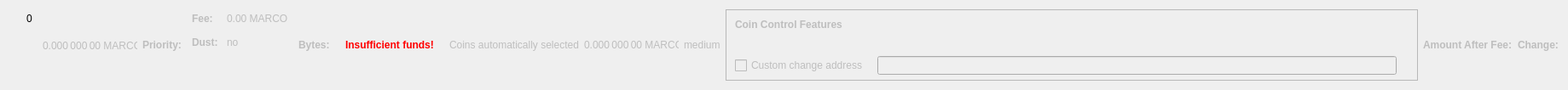
    <widget class="QWidget" name="dummyHideWidget" native="true">
     <property name="maximumSize">
      <size>
       <width>100</width>
       <height>22</height>
      </size>
     </property>
     <layout class="QHBoxLayout" name="dummyHideLayout">
      <item>
       <layout class="QFormLayout" name="formLayoutCoinControl1">
        <property name="horizontalSpacing">
         <number>10</number>
        </property>
        <property name="verticalSpacing">
         <number>14</number>
        </property>
        <property name="leftMargin">
         <number>10</number>
        </property>
        <property name="topMargin">
         <number>4</number>
        </property>
        <property name="rightMargin">
         <number>6</number>
        </property>
        <item row="0" column="1">
         <widget class="QLabel" name="labelCoinControlBytes">
          <property name="cursor">
           <cursorShape>IBeamCursor</cursorShape>
          </property>
          <property name="contextMenuPolicy">
           <enum>Qt::ActionsContextMenu</enum>
          </property>
          <property name="text">
           <string notr="true">0</string>
          </property>
          <property name="textInteractionFlags">
           <set>Qt::LinksAccessibleByMouse|Qt::TextSelectableByKeyboard|Qt::TextSelectableByMouse</set>
          </property>
         </widget>
        </item>
       </layout>
      </item>
      <item>
       <widget class="QLabel" name="labelCoinControlAfterFee">
        <property name="enabled">
         <bool>false</bool>
        </property>
        <property name="sizePolicy">
         <sizepolicy hsizetype="Fixed" vsizetype="Fixed">
          <horstretch>0</horstretch>
          <verstretch>0</verstretch>
         </sizepolicy>
        </property>
        <property name="minimumSize">
         <size>
          <width>111</width>
          <height>12</height>
         </size>
        </property>
        <property name="maximumSize">
         <size>
          <width>111</width>
          <height>12</height>
         </size>
        </property>
        <property name="cursor">
         <cursorShape>IBeamCursor</cursorShape>
        </property>
        <property name="contextMenuPolicy">
         <enum>Qt::ActionsContextMenu</enum>
        </property>
        <property name="text">
         <string notr="true">0.000 000 00 MARCO</string>
        </property>
        <property name="textInteractionFlags">
         <set>Qt::LinksAccessibleByMouse|Qt::TextSelectableByKeyboard|Qt::TextSelectableByMouse</set>
        </property>
       </widget>
      </item>
      <item>
       <widget class="QLabel" name="labelCoinControlPriorityText">
        <property name="enabled">
         <bool>false</bool>
        </property>
        <property name="font">
         <font>
          <weight>75</weight>
          <bold>true</bold>
         </font>
        </property>
        <property name="text">
         <string>Priority:</string>
        </property>
       </widget>
      </item>
      <item>
       <layout class="QHBoxLayout" name="horizontalLayout"/>
      </item>
      <item>
       <layout class="QFormLayout" name="formLayoutCoinControl3">
        <property name="horizontalSpacing">
         <number>10</number>
        </property>
        <property name="verticalSpacing">
         <number>14</number>
        </property>
        <property name="leftMargin">
         <number>6</number>
        </property>
        <property name="topMargin">
         <number>4</number>
        </property>
        <property name="rightMargin">
         <number>6</number>
        </property>
        <item row="0" column="0">
         <widget class="QLabel" name="labelCoinControlFeeText">
          <property name="enabled">
           <bool>false</bool>
          </property>
          <property name="font">
           <font>
            <weight>75</weight>
            <bold>true</bold>
           </font>
          </property>
          <property name="text">
           <string>Fee:</string>
          </property>
          <property name="margin">
           <number>0</number>
          </property>
         </widget>
        </item>
        <item row="0" column="1">
         <widget class="QLabel" name="labelCoinControlFee">
          <property name="enabled">
           <bool>false</bool>
          </property>
          <property name="cursor">
           <cursorShape>IBeamCursor</cursorShape>
          </property>
          <property name="contextMenuPolicy">
           <enum>Qt::ActionsContextMenu</enum>
          </property>
          <property name="text">
           <string notr="true">0.00 MARCO</string>
          </property>
          <property name="textInteractionFlags">
           <set>Qt::LinksAccessibleByMouse|Qt::TextSelectableByKeyboard|Qt::TextSelectableByMouse</set>
          </property>
         </widget>
        </item>
        <item row="1" column="0">
         <widget class="QLabel" name="labelCoinControlLowOutputText">
          <property name="enabled">
           <bool>false</bool>
          </property>
          <property name="font">
           <font>
            <weight>75</weight>
            <bold>true</bold>
           </font>
          </property>
          <property name="text">
           <string>Dust:</string>
          </property>
         </widget>
        </item>
        <item row="1" column="1">
         <widget class="QLabel" name="labelCoinControlLowOutput">
          <property name="enabled">
           <bool>false</bool>
          </property>
          <property name="cursor">
           <cursorShape>IBeamCursor</cursorShape>
          </property>
          <property name="contextMenuPolicy">
           <enum>Qt::ActionsContextMenu</enum>
          </property>
          <property name="text">
           <string>no</string>
          </property>
          <property name="textInteractionFlags">
           <set>Qt::LinksAccessibleByMouse|Qt::TextSelectableByKeyboard|Qt::TextSelectableByMouse</set>
          </property>
         </widget>
        </item>
       </layout>
      </item>
      <item>
       <widget class="QLabel" name="labelCoinControlBytesText">
        <property name="enabled">
         <bool>false</bool>
        </property>
        <property name="font">
         <font>
          <weight>75</weight>
          <bold>true</bold>
         </font>
        </property>
        <property name="text">
         <string>Bytes:</string>
        </property>
       </widget>
      </item>
      <item>
       <layout class="QFormLayout" name="formLayoutCoinControl2">
        <property name="horizontalSpacing">
         <number>10</number>
        </property>
        <property name="verticalSpacing">
         <number>14</number>
        </property>
        <property name="leftMargin">
         <number>6</number>
        </property>
        <property name="topMargin">
         <number>4</number>
        </property>
        <property name="rightMargin">
         <number>6</number>
        </property>
       </layout>
      </item>
      <item>
       <layout class="QHBoxLayout" name="horizontalLayoutCoinControl2">
        <property name="spacing">
         <number>8</number>
        </property>
        <property name="bottomMargin">
         <number>10</number>
        </property>
       </layout>
      </item>
      <item>
       <widget class="QLabel" name="labelCoinControlInsuffFunds">
        <property name="enabled">
         <bool>false</bool>
        </property>
        <property name="minimumSize">
         <size>
          <width>0</width>
          <height>0</height>
         </size>
        </property>
        <property name="font">
         <font>
          <weight>75</weight>
          <bold>true</bold>
         </font>
        </property>
        <property name="styleSheet">
         <string notr="true">color:red;font-weight:bold;</string>
        </property>
        <property name="text">
         <string>Insufficient funds!</string>
        </property>
        <property name="margin">
         <number>5</number>
        </property>
       </widget>
      </item>
      <item>
       <layout class="QFormLayout" name="formLayoutCoinControl4">
        <property name="horizontalSpacing">
         <number>10</number>
        </property>
        <property name="verticalSpacing">
         <number>14</number>
        </property>
        <property name="leftMargin">
         <number>6</number>
        </property>
        <property name="topMargin">
         <number>4</number>
        </property>
        <property name="rightMargin">
         <number>6</number>
        </property>
       </layout>
      </item>
      <item>
       <widget class="QLabel" name="labelCoinControlAutomaticallySelected">
        <property name="enabled">
         <bool>false</bool>
        </property>
        <property name="sizePolicy">
         <sizepolicy hsizetype="Fixed" vsizetype="Fixed">
          <horstretch>0</horstretch>
          <verstretch>0</verstretch>
         </sizepolicy>
        </property>
        <property name="minimumSize">
         <size>
          <width>0</width>
          <height>0</height>
         </size>
        </property>
        <property name="maximumSize">
         <size>
          <width>240</width>
          <height>16777215</height>
         </size>
        </property>
        <property name="text">
         <string>Coins automatically selected</string>
        </property>
        <property name="margin">
         <number>5</number>
        </property>
       </widget>
      </item>
      <item>
       <widget class="QLabel" name="labelCoinControlChange">
        <property name="enabled">
         <bool>false</bool>
        </property>
        <property name="sizePolicy">
         <sizepolicy hsizetype="Fixed" vsizetype="Fixed">
          <horstretch>0</horstretch>
          <verstretch>0</verstretch>
         </sizepolicy>
        </property>
        <property name="minimumSize">
         <size>
          <width>111</width>
          <height>0</height>
         </size>
        </property>
        <property name="maximumSize">
         <size>
          <width>111</width>
          <height>16777215</height>
         </size>
        </property>
        <property name="cursor">
         <cursorShape>IBeamCursor</cursorShape>
        </property>
        <property name="contextMenuPolicy">
         <enum>Qt::ActionsContextMenu</enum>
        </property>
        <property name="text">
         <string notr="true">0.000 000 00 MARCO</string>
        </property>
        <property name="textInteractionFlags">
         <set>Qt::LinksAccessibleByMouse|Qt::TextSelectableByKeyboard|Qt::TextSelectableByMouse</set>
        </property>
       </widget>
      </item>
      <item>
       <widget class="QLabel" name="labelCoinControlPriority">
        <property name="enabled">
         <bool>false</bool>
        </property>
        <property name="cursor">
         <cursorShape>IBeamCursor</cursorShape>
        </property>
        <property name="contextMenuPolicy">
         <enum>Qt::ActionsContextMenu</enum>
        </property>
        <property name="text">
         <string>medium</string>
        </property>
        <property name="textInteractionFlags">
         <set>Qt::LinksAccessibleByMouse|Qt::TextSelectableByKeyboard|Qt::TextSelectableByMouse</set>
        </property>
       </widget>
      </item>
      <item>
       <widget class="QFrame" name="frameCoinControl">
        <property name="sizePolicy">
         <sizepolicy hsizetype="Expanding" vsizetype="Expanding">
          <horstretch>0</horstretch>
          <verstretch>0</verstretch>
         </sizepolicy>
        </property>
        <property name="maximumSize">
         <size>
          <width>16777215</width>
          <height>16777215</height>
         </size>
        </property>
        <property name="frameShape">
         <enum>QFrame::StyledPanel</enum>
        </property>
        <property name="frameShadow">
         <enum>QFrame::Sunken</enum>
        </property>
        <layout class="QVBoxLayout" name="verticalLayoutCoinControl2_2">
         <property name="spacing">
          <number>0</number>
         </property>
         <property name="leftMargin">
          <number>0</number>
         </property>
         <property name="topMargin">
          <number>0</number>
         </property>
         <property name="rightMargin">
          <number>0</number>
         </property>
         <property name="bottomMargin">
          <number>6</number>
         </property>
         <item>
          <layout class="QVBoxLayout" name="verticalLayoutCoinControl" stretch="0,0,0,1">
           <property name="spacing">
            <number>0</number>
           </property>
           <property name="leftMargin">
            <number>10</number>
           </property>
           <property name="topMargin">
            <number>10</number>
           </property>
           <item>
            <layout class="QHBoxLayout" name="horizontalLayoutCoinControl1">
             <property name="bottomMargin">
              <number>15</number>
             </property>
             <item>
              <widget class="QLabel" name="labelCoinControlFeatures">
               <property name="enabled">
                <bool>false</bool>
               </property>
               <property name="sizePolicy">
                <sizepolicy hsizetype="Preferred" vsizetype="Maximum">
                 <horstretch>0</horstretch>
                 <verstretch>0</verstretch>
                </sizepolicy>
               </property>
               <property name="font">
                <font>
                 <weight>75</weight>
                 <bold>true</bold>
                </font>
               </property>
               <property name="styleSheet">
                <string notr="true">font-weight:bold;</string>
               </property>
               <property name="text">
                <string>Coin Control Features</string>
               </property>
              </widget>
             </item>
            </layout>
           </item>
           <item>
            <widget class="QWidget" name="widgetCoinControl" native="true">
             <property name="sizePolicy">
              <sizepolicy hsizetype="Preferred" vsizetype="Preferred">
               <horstretch>0</horstretch>
               <verstretch>0</verstretch>
              </sizepolicy>
             </property>
             <property name="minimumSize">
              <size>
               <width>0</width>
               <height>0</height>
              </size>
             </property>
             <property name="styleSheet">
              <string notr="true"/>
             </property>
             <layout class="QHBoxLayout" name="horizontalLayoutCoinControl5_2">
              <property name="leftMargin">
               <number>0</number>
              </property>
              <property name="topMargin">
               <number>0</number>
              </property>
              <property name="rightMargin">
               <number>0</number>
              </property>
              <property name="bottomMargin">
               <number>0</number>
              </property>
              <item>
               <layout class="QHBoxLayout" name="horizontalLayoutCoinControl3">
                <property name="spacing">
                 <number>20</number>
                </property>
                <property name="topMargin">
                 <number>0</number>
                </property>
                <property name="bottomMargin">
                 <number>10</number>
                </property>
               </layout>
              </item>
             </layout>
            </widget>
           </item>
           <item>
            <layout class="QHBoxLayout" name="horizontalLayoutCoinControl4" stretch="0,0,0">
             <property name="spacing">
              <number>12</number>
             </property>
             <property name="sizeConstraint">
              <enum>QLayout::SetDefaultConstraint</enum>
             </property>
             <property name="topMargin">
              <number>5</number>
             </property>
             <property name="rightMargin">
              <number>5</number>
             </property>
             <item>
              <widget class="QCheckBox" name="checkBoxCoinControlChange">
               <property name="enabled">
                <bool>false</bool>
               </property>
               <property name="toolTip">
                <string>If this is activated, but the change address is empty or invalid, change will be sent to a newly generated address.</string>
               </property>
               <property name="text">
                <string>Custom change address</string>
               </property>
              </widget>
             </item>
             <item>
              <widget class="QValidatedLineEdit" name="lineEditCoinControlChange">
               <property name="enabled">
                <bool>false</bool>
               </property>
               <property name="sizePolicy">
                <sizepolicy hsizetype="Expanding" vsizetype="Fixed">
                 <horstretch>0</horstretch>
                 <verstretch>0</verstretch>
                </sizepolicy>
               </property>
              </widget>
             </item>
             <item>
              <widget class="QLabel" name="labelCoinControlChangeLabel_2">
               <property name="sizePolicy">
                <sizepolicy hsizetype="Preferred" vsizetype="Expanding">
                 <horstretch>0</horstretch>
                 <verstretch>0</verstretch>
                </sizepolicy>
               </property>
               <property name="minimumSize">
                <size>
                 <width>0</width>
                 <height>0</height>
                </size>
               </property>
               <property name="text">
                <string/>
               </property>
               <property name="margin">
                <number>3</number>
               </property>
              </widget>
             </item>
            </layout>
           </item>
           <item>
            <spacer name="verticalSpacerCoinControl">
             <property name="orientation">
              <enum>Qt::Vertical</enum>
             </property>
             <property name="sizeHint" stdset="0">
              <size>
               <width>800</width>
               <height>1</height>
              </size>
             </property>
            </spacer>
           </item>
          </layout>
         </item>
        </layout>
       </widget>
      </item>
      <item>
       <widget class="QLabel" name="labelCoinControlAfterFeeText">
        <property name="enabled">
         <bool>false</bool>
        </property>
        <property name="minimumSize">
         <size>
          <width>0</width>
          <height>0</height>
         </size>
        </property>
        <property name="maximumSize">
         <size>
          <width>16777215</width>
          <height>16777215</height>
         </size>
        </property>
        <property name="font">
         <font>
          <weight>75</weight>
          <bold>true</bold>
         </font>
        </property>
        <property name="text">
         <string>Amount After Fee:</string>
        </property>
        <property name="alignment">
         <set>Qt::AlignLeading|Qt::AlignLeft|Qt::AlignVCenter</set>
        </property>
        <property name="margin">
         <number>0</number>
        </property>
       </widget>
      </item>
      <item>
       <widget class="QLabel" name="labelCoinControlChangeText">
        <property name="enabled">
         <bool>false</bool>
        </property>
        <property name="sizePolicy">
         <sizepolicy hsizetype="Preferred" vsizetype="Preferred">
          <horstretch>0</horstretch>
          <verstretch>0</verstretch>
         </sizepolicy>
        </property>
        <property name="minimumSize">
         <size>
          <width>0</width>
          <height>0</height>
         </size>
        </property>
        <property name="maximumSize">
         <size>
          <width>16777215</width>
          <height>16777215</height>
         </size>
        </property>
        <property name="font">
         <font>
          <weight>75</weight>
          <bold>true</bold>
         </font>
        </property>
        <property name="text">
         <string>Change:</string>
        </property>
        <property name="alignment">
         <set>Qt::AlignLeading|Qt::AlignLeft|Qt::AlignVCenter</set>
        </property>
       </widget>
      </item>
     </layout>
    </widget>
